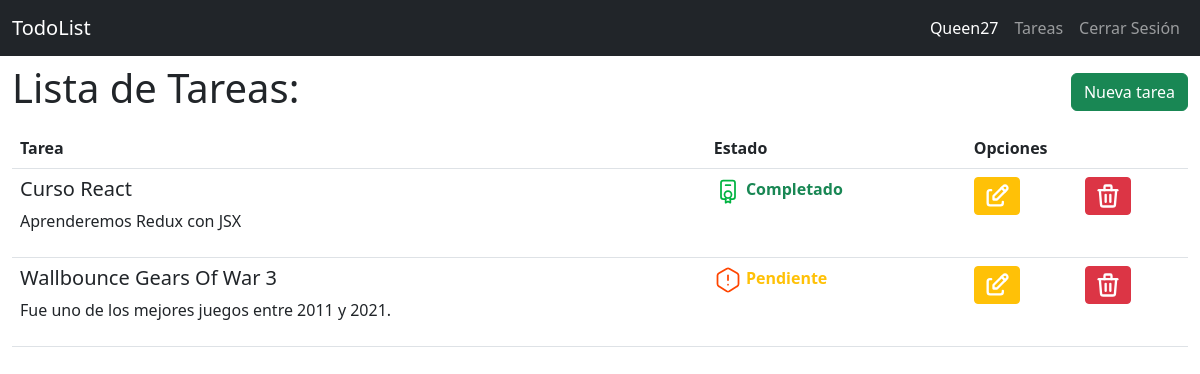
Before: /todo/list (signed in) with the older database file.
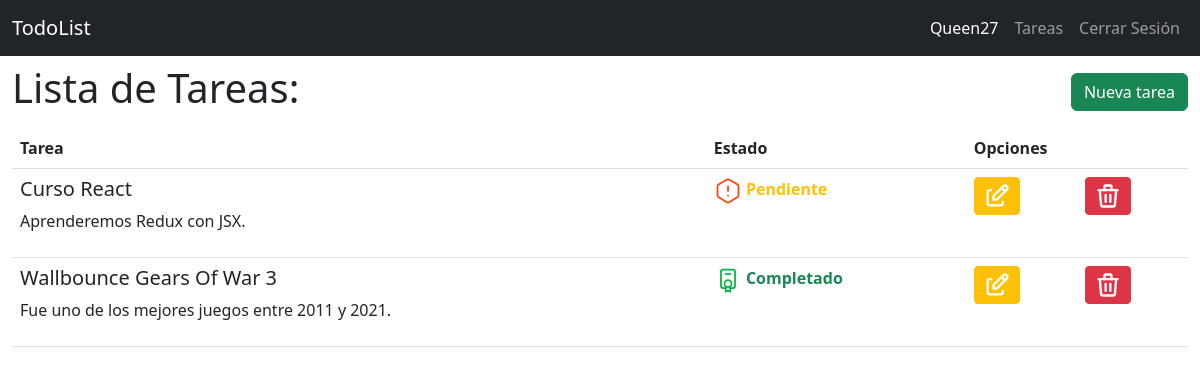
After: the same page with the newer database file.
### todor/models.py (models this page shows, shortened)
class User(db.Model):
    id = db.Column(db.Integer, primary_key=True)
    username = db.Column(db.String(20), unique=True, nullable=False)
    password = db.Column(db.Text, nullable=False)

class Todo(db.Model):
    id = db.Column(db.Integer, primary_key=True)
    created_by = db.Column(db.Integer, db.ForeignKey('user.id'), nullable=False)
    title = db.Column(db.String(100), nullable=False)
    desc = db.Column(db.Text)
    state = db.Column(db.Boolean, default=False)

### todor/todo.py (the view)
@bp.route('/list')
@login_required  # * AGREGAMOS EL DECORADOR PARA QUE REQUIERA INICIAR SESION EN ESTA PANTALLA
def index():
    todos = Todo.query.all()
    return render_template('todo/index.html', todos=todos)

### todor/auth.py (called while the page is built)
@bp.before_app_request  # ! REGISTRAMOS ESTA FUNCION Y QUE SE EJECUTE EN CADA PETICION !
def load_logged_in_user():
    user_id = session.get('user_id')
    if user_id != None:
        g.user = User.query.get_or_404(user_id)
    else:
        g.user = None

def login_required(view):
    @functools.wraps(view) # * ANIDAMOS UNA FUNCION A ESTE DECORADOR
    def wrapped_view(**kwargs):# * RECIBE PARAMETROS INDEFINIDOS COMO EL NOMBRE
        if g.user != None:
            return view(**kwargs)
        else:
           return redirect(url_for('auth.login'))
    return wrapped_view

### todor/templates/todo/index.html (shortened to what this page needs)
{% extends 'base.html' %}
{% block content %}
<section class="container-fluid">
    <nav class="navbar">
        <h1>{% block title %}Lista de Tareas: {% endblock %}</h1>
        <a href="{{ url_for('todo.create') }}" class="btn btn-success">Nueva tarea</a>
    </nav>
    <table class="table">
        <thead>
            <tr>
                <th class="col">Tarea</th>
                <th class="col">Estado</th>
                <th class="col" colspan="2">Opciones</th>
            </tr>
        </thead>
        <tbody>
            {% for todo in todos | reverse %}
            {% if g.user.id == todo.created_by %}
            <tr>
                <td>
                    <h5>{{ todo.title }}</h5>
                    <p>{{ todo.desc }}</p>
                </td>
                {% if todo.state != 1 %}
                <td> <span title="Tarea sin completar" style="font-weight: bold;"
                        class="text-warning">Pendiente</span></td>
                {% else %}
                <td> <span title="Tarea completada" style="font-weight: bold;"
                        class="text-success">Completado</span></td>
                {% endif %}
                <td>
                    <a title="Editar tarea" href="{{ url_for('todo.edit', id = todo.id) }}" class="btn btn-warning btn-sm"></a>
                </td>
                <td>
                    <a title="Eliminar tarea" href="{{ url_for('todo.delete', id = todo.id) }}" class="btn btn-danger btn-sm"></a>
                </td>
            </tr>
            {% endif %}
            {% endfor %}
        </tbody>
    </table>
</section>
{% endblock %}

### todor/templates/base.html (shortened to what this page needs)
<!DOCTYPE html>
<html lang="en">
<head>
    <link href="https://cdn.jsdelivr.net/npm/bootstrap@5.3.0/dist/css/bootstrap.min.css" rel="stylesheet"
>
</head>
<body>
    <nav class="navbar navbar-expand-sm navbar-dark bg-dark" data-bs-theme="dark">
        <div class="container-fluid">
            <a class="navbar-brand" href="{{ url_for('index') }}">TodoList</a>
            <div class="collapse navbar-collapse justify-content-end" id="navbarNav">
                <ul class="navbar-nav">
                    {% if g.user %}
                    <li class="nav-item">
                        <span title="Sesión de {{ g.user.username }}" class="nav-link active">{{ g.user.username }}</span>
                    </li>
                    <li class="nav-item">
                        <a title="Tareas" class="nav-link" href="{{ url_for('todo.index') }}">Tareas</a>
                    </li>
                    <li class="nav-item">
                        <a title=" Cerrar Sesión de {{ g.user.username }}" class="nav-link" href="{{ url_for('auth.logout') }}">Cerrar Sesión</a>
                    </li>
                    {% endif %}
                </ul>
            </div>
        </div>
    </nav>
    {% block content %}{% endblock %}
</body>
</html>

Changed rows visible on the page:
changed Todo "Curso React": desc "Aprenderemos Redux con JSX" → "Aprenderemos Redux con JSX."; state "Completado" → "Pendiente"
changed Todo "Wallbounce Gears Of War 3": state "Pendiente" → "Completado"
